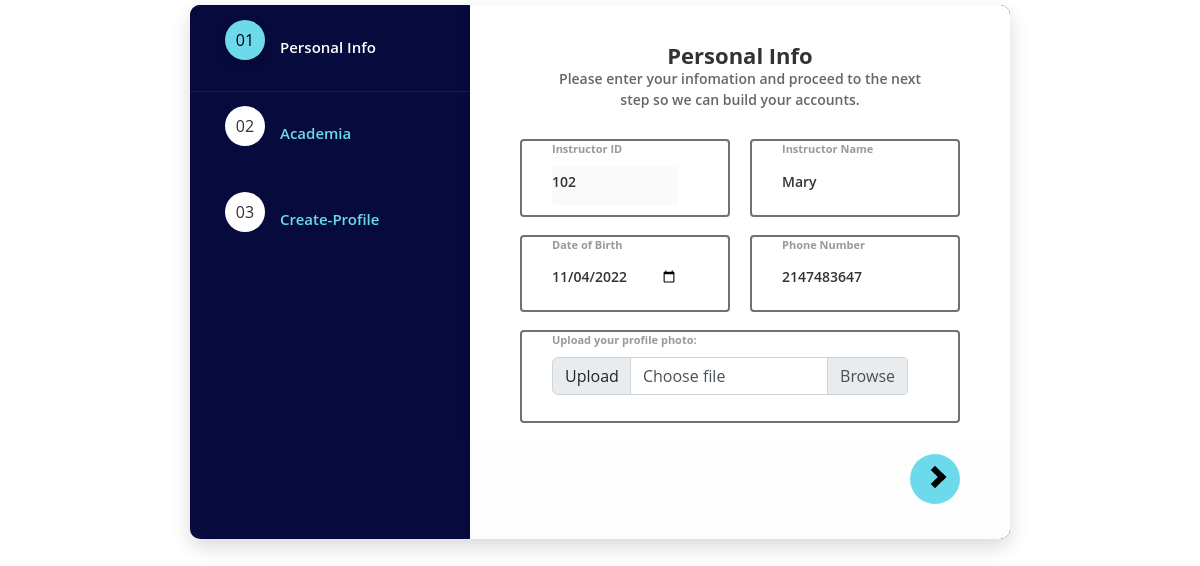
Page /instructor/update-profile-html.php (signed in) on the committed database.
### tables this page shows
CREATE TABLE `instructor` (
  `id` int(45) NOT NULL,
  `instructor_id` varchar(500) NOT NULL,
  `instructor_name` varchar(500) NOT NULL,
  `dob` date NOT NULL,
  `phone_number` int(10) NOT NULL,
  `files` varchar(50) NOT NULL,
  `department` varchar(500) NOT NULL,
  `post` varchar(500) NOT NULL,
  `batch` varchar(50) NOT NULL,
  `gender` varchar(6) NOT NULL,
  `username` varchar(100) NOT NULL,
  `gmail` varchar(100) NOT NULL,
  `passwords` varchar(8) NOT NULL,
  `created_at` timestamp NOT NULL DEFAULT current_timestamp(),
  `devices` tinyint(4) NOT NULL
);

### instructor/update-profile-html.php (the view, shortened to what this page needs)
<!DOCTYPE html>
<html>
<head>
	<link rel="stylesheet" href="https://cdn.jsdelivr.net/npm/bootstrap@4.0.0/dist/css/bootstrap.min.css">
    <link rel="stylesheet" href="https://cdnjs.cloudflare.com/ajax/libs/font-awesome/5.13.0/css/all.min.css">
    <link rel="stylesheet" href="instructor-register.css">
	<link rel="stylesheet" href="https://cdn.jsdelivr.net/npm/bootstrap@4.6.1/dist/css/bootstrap.min.css">
	<link href="https://cdn.jsdelivr.net/npm/bootstrap@5.2.2/dist/css/bootstrap.min.css" rel="stylesheet">
</head>
<?php
include_once('../dbconfig.php');
if($connection)
{
    $instructor_id=$_SESSION['instructor_id'];
    $instructor_name=$_SESSION['instructor_name'];
    $instructor_gmail=$_SESSION['instructor_gmail'];
    $select="SELECT * FROM instructor where instructor_id='$instructor_id' and instructor_name='$instructor_name' and gmail='$instructor_gmail'";
    $result=mysqli_query($connection,$select);
    $row=mysqli_fetch_array($result);
?>
<body>
	<div class="page-content">
		<div class="form-v1-content">
			<div class="wizard-form">
		        <form method="post" action="update-profile-php.php?photo=<?php echo($row[5]);?>" class="form-register" enctype="multipart/form-data" >
		        	<div id="form-total">
			            <h2>
			            	<p class="step-icon"><span>01</span></p>
			            	<span class="step-text">Personal Info</span>
			            </h2>
			            <section>
			                <div class="inner">
			                	<div class="wizard-header">
									<h3 class="heading">Personal Info</h3>
									<p>Please enter your infomation and proceed to the next step so we can build your accounts.  </p>
								</div>
								<div class="form-row">
									<div class="form-holder">
										<fieldset>
											<legend>Instructor ID</legend>
											<input type="text" id="first-name" name="instid" placeholder="Instructor ID" disabled value="<?php echo($row[1]); ?>">
										</fieldset>
									</div>
									<div class="form-holder">
										<fieldset>
											<legend>Instructor Name</legend>
											<input type="text" id="fathers-name" name="instname" placeholder="Instructor Name" value="<?php echo($row[2]); ?>" >
										</fieldset>
									</div>
								</div>
								<div class="form-row">
									<div class="form-holder">
										<fieldset>
											<legend>Date of Birth</legend>
											<input type="date" id="dob" name="dob" value="<?php echo($row[3]); ?>">
										</fieldset>
									</div>
									<div class="form-holder ">
										<fieldset>
											<legend>Phone Number</legend>
											<input type="text" id="phone" name="phone" placeholder="+91 9876543210" value="<?php echo($row[4]); ?>" >
										</fieldset>
									</div>
								</div>
								 <div class="form-row">
									<div class="form-holder form-holder-2">
										<fieldset>
											<legend>Upload your profile photo:</legend>
											<div class="form-group">
												<div class="input-group">
													<div class="input-group-prepend">
													  <span class="input-group-text" id="inputGroupFileAddon01">Upload</span>
													</div>
													<div class="custom-file">
													  <label class="custom-file-label" for="inputGroupFile01">Choose file</label>
													</div>
												  </div>
											  </div>
										</fieldset>
									</div>
								</div>
							</div>
			            </section>
			            <h2>
			            	<p class="step-icon"><span>02</span></p>
			            	<span class="step-text">Academia</span>
			            </h2>
						<h2>
			            	<p class="step-icon"><span>03</span></p>
			            	<span class="step-text">Create-Profile</span>
			            </h2>
		        	</div>
		        </form>
			</div>
		</div>
	</div>
</body>
</html>
<?php
}
else
{
    die('something went wrong with database'.mysqli_connect_error());
}
?>

### instructor/instructor-register.css (style rules this page uses)
body { margin: 0; background-color: #c8c8c8; }
.page-content { width: 100%; margin: 0 auto; display: flex; justify-content: center; align-items: center; }
.form-v1-content { background: white; width: 820px; box-shadow: 0px 8px 20px 0px rgba(0, 0, 0, 0.15); border-radius: 10px; margin: 5px 0; font-family: 'Open Sans', sans-serif; position: relative; display: flex; }
.form-register .vertical { display: block; width: 100%; overflow: hidden; background: #070a3c; border-radius: 10px; }
.form-register .steps li a .title .step-icon { width: 40px; height: 40px; border-radius: 50%; background:#ffffff; position: relative; outline: none; color: #333; font-size: 16px; margin-right: 15px; }
.form-register .steps li a .step-icon span { position: absolute; top: 50%; left: 50%; transform: translate(-50%, -50%); }
.form-register .steps li.current a .step-icon, .form-register .steps li.current a:active .step-icon, .form-register .steps li.done a .step-icon, .form-register .steps li.done a:active .step-icon { background:#6ddaeb; color: black; box-shadow: 0px 3px 10px 0px rgba(0, 0, 0, 0.25); }
.form-register .steps li a .step-text { color: #6ddaeb; font-weight: 600; font-size: 15px; padding: 25px 0 8px; }
.form-register .steps .current .step-text, .form-register .steps .done .step-text { color: #ffffff; }
.form-register .content h2 { display: none; }
.form-register .content .inner { padding: 0 50px; }
.form-register .content .wizard-header { text-align: center; padding: 37px 30px 13px; }
.form-register .content .inner h3 { font-size: 22px; color: #333; font-weight: 700; margin: 0; }
.form-register .content .inner p { color: #666; font-size: 14px; font-weight: 600; }
.inner .form-row { display: flex; margin: 0 -10px; position: relative; }
.inner .form-row .form-holder { width: 50%; padding: 0 10px; margin-bottom: 18px; position: relative; }
.inner .form-row .form-holder.form-holder-2 { width: 100%; position: relative; }
.inner .form-row .form-holder fieldset { border: 2px solid #727070; border-radius: 4px; padding: 0px 50px 10px 30px; }
.inner .form-row .form-holder legend { font-size: 11px; font-weight: 700; color: #999; }
.inner .form-row .form-holder input, .inner .form-row .form-holder select { width: 100%; padding: 5px 0px 13px; border: none; appearance: unset; outline: none; font-family: 'Open Sans', sans-serif; font-weight: 600; font-size: 14px; box-sizing: border-box; border-radius: 4px; }
.inner .form-row .form-holder input { color: #333; }
.step-text { position: relative; margin-top: -9px; }

### rows in the picture
instructor: instid "102", instname "Mary", dob "11/04/2022", phone "2147483647"
